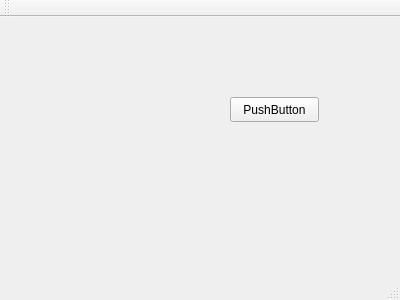
<?xml version="1.0" encoding="UTF-8"?>
<ui version="4.0">
 <class>MainWindow</class>
 <widget class="QMainWindow" name="MainWindow">
  <property name="geometry">
   <rect>
    <x>0</x>
    <y>0</y>
    <width>400</width>
    <height>300</height>
   </rect>
  </property>
  <property name="windowTitle">
   <string>MainWindow</string>
  </property>
  <widget class="QWidget" name="centralWidget">
   <widget class="QPushButton" name="pushButton">
    <property name="geometry">
     <rect>
      <x>230</x>
      <y>80</y>
      <width>89</width>
      <height>25</height>
     </rect>
    </property>
    <property name="text">
     <string>PushButton</string>
    </property>
   </widget>
  </widget>
  <widget class="QMenuBar" name="menuBar">
   <property name="geometry">
    <rect>
     <x>0</x>
     <y>0</y>
     <width>400</width>
     <height>22</height>
    </rect>
   </property>
  </widget>
  <widget class="QToolBar" name="mainToolBar">
   <attribute name="toolBarArea">
    <enum>TopToolBarArea</enum>
   </attribute>
   <attribute name="toolBarBreak">
    <bool>false</bool>
   </attribute>
  </widget>
  <widget class="QStatusBar" name="statusBar"/>
 </widget>
 <layoutdefault spacing="6" margin="11"/>
 <resources/>
 <connections/>
</ui>
